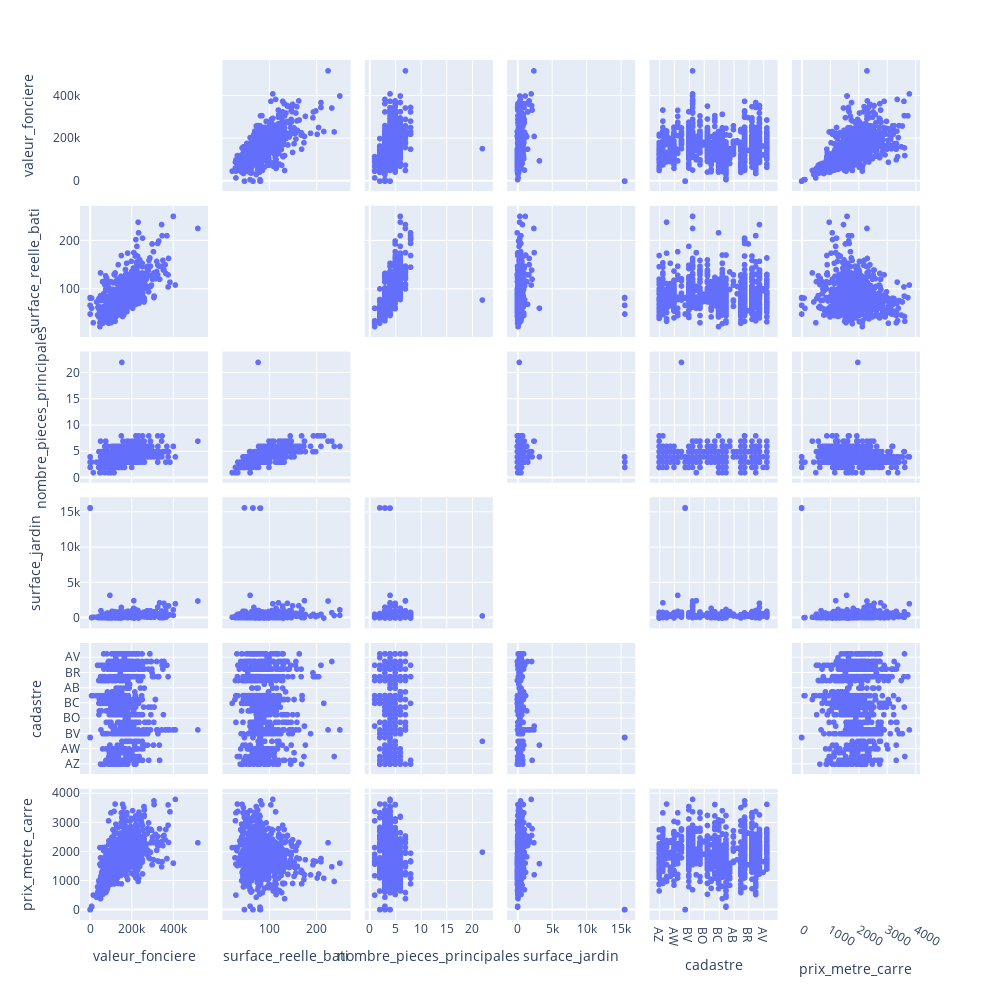

Write notebook code for a chart like this one.
### Markdown cell above
### Maisons

### Code cell
ds = pd.read_pickle('transaction_ser.pkl')
ds.drop(columns=['numero_disposition','nature_mutation','adresse_numero','adresse_suffixe','adresse_nom_voie','adresse_code_voie','code_postal','nature_culture','code_nature_culture_speciale','nature_culture_speciale','code_commune','nom_commune','code_departement','ancien_code_commune','ancien_nom_commune','id_parcelle','ancien_id_parcelle','numero_volume','lot1_numero','lot2_numero','lot3_numero','lot4_numero','lot5_numero','lot4_surface_carrez','lot5_surface_carrez','section_prefixe'], inplace=True)
ds.code_type_local = ds.code_type_local.astype(str)
ds['surface_jardin'] = ds['surface_terrain'] - ds['surface_reelle_bati']
ds = ds[ds['code_type_local'].isin(['1'])]
ds = ds[['valeur_fonciere', 'surface_reelle_bati','nombre_pieces_principales', 'surface_jardin','cadastre']]
ds['prix_metre_carre'] = ds['valeur_fonciere'] / ds['surface_reelle_bati']

#plotly matrixtu eu
import plotly.express as px
ds =  ds[ds['prix_metre_carre'] < 4000]
fig = px.scatter_matrix(ds)
fig.update_traces(diagonal_visible=False)
fig.update_layout(height=1000, width=1000)
fig.show()

### Figure 1 — Plotly figure (JSON) as saved in the notebook; plotly's stock layout.template omitted (floating-point values rounded to 4 significant figures; data arrays with more than 128 entries replaced by an {"elided": "..."} marker saying what was removed)
{"data": [{"diagonal": {"visible": false}, "dimensions": [{"axis": {"matches": true}, "label": "valeur_fonciere", "values": {"elided": "1070 float values"}}, {"axis": {"matches": true}, "label": "surface_reelle_bati", "values": {"elided": "1070 int values"}}, {"axis": {"matches": true}, "label": "nombre_pieces_principales", "values": {"elided": "1070 int values"}}, {"axis": {"matches": true}, "label": "surface_jardin", "values": {"elided": "1070 int values"}}, {"axis": {"matches": true}, "label": "cadastre", "values": {"elided": "1070 str values"}}, {"axis": {"matches": true}, "label": "prix_metre_carre", "values": {"elided": "1070 float values"}}], "hovertemplate": "%{xaxis.title.text}=%{x}<br>%{yaxis.title.text}=%{y}<extra></extra>", "legendgroup": "", "marker": {"color": "#636efa", "symbol": "circle"}, "name": "", "showlegend": false, "type": "splom"}], "layout": {"dragmode": "select", "height": 1000, "legend": {"tracegroupgap": 0}, "margin": {"t": 60}, "width": 1000}}
